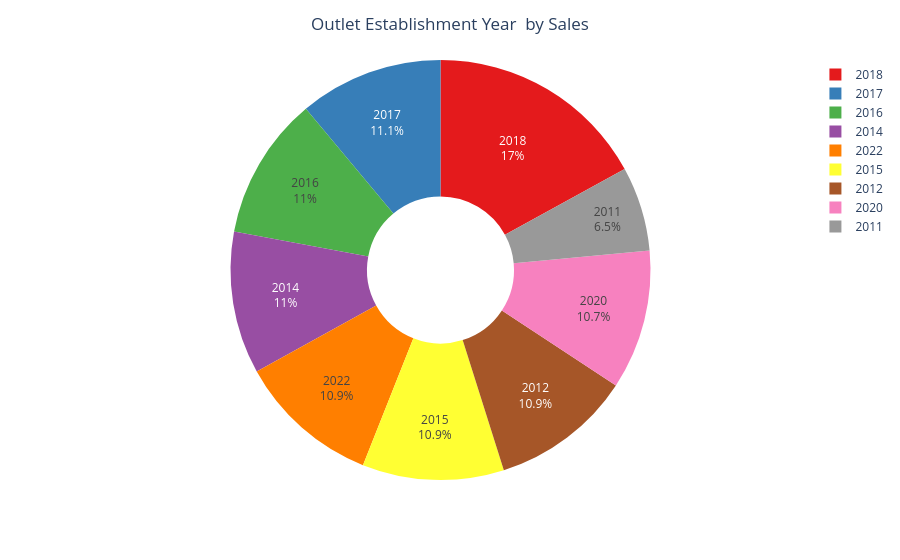

Here is the notebook cell this chart was saved with:
### Code cell
fig = px.pie(
    group,
    names='Outlet Establishment Year',
    values='Sales',
    hole=0.35,   # donut style
    color_discrete_sequence=px.colors.qualitative.Set1
)
fig.update_traces(
    textinfo='percent+label'
 )

fig.update_layout(
    title={
        'text': 'Outlet Establishment Year  by Sales',
        'x': 0.5,
        'xanchor': 'center'
    },
    showlegend=True
)

fig.show()

### Figure 1 — Plotly figure (JSON) as saved in the notebook; plotly's stock layout.template omitted (floating-point values rounded to 4 significant figures)
{"data": [{"domain": {"x": [0, 1], "y": [0, 1]}, "hole": 0.35, "hovertemplate": "Outlet Establishment Year=%{label}<br>Sales=%{value}<extra></extra>", "labels": [2018, 2017, 2016, 2014, 2022, 2015, 2012, 2020, 2011], "legendgroup": "", "name": "", "showlegend": true, "textinfo": "percent+label", "type": "pie", "values": [204500.0, 133100.0, 132100.0, 131800.0, 131500.0, 130900.0, 130500.0, 129100.0, 78130.0]}], "layout": {"legend": {"tracegroupgap": 0}, "margin": {"t": 60}, "piecolorway": ["rgb(228,26,28)", "rgb(55,126,184)", "rgb(77,175,74)", "rgb(152,78,163)", "rgb(255,127,0)", "rgb(255,255,51)", "rgb(166,86,40)", "rgb(247,129,191)", "rgb(153,153,153)"], "showlegend": true, "title": {"text": "Outlet Establishment Year  by Sales", "x": 0.5, "xanchor": "center"}}}
